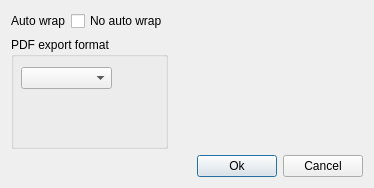
<?xml version="1.0" encoding="UTF-8"?>
<ui version="4.0">
 <class>SettingsInfoDialog</class>
 <widget class="QDialog" name="SettingsInfoDialog">
  <property name="geometry">
   <rect>
    <x>0</x>
    <y>0</y>
    <width>374</width>
    <height>188</height>
   </rect>
  </property>
  <property name="windowTitle">
   <string>Dialog</string>
  </property>
  <layout class="QGridLayout" name="gridLayout">
   <item row="0" column="0">
    <layout class="QHBoxLayout" name="horizontalLayout_2">
     <item>
      <widget class="QLabel" name="label">
       <property name="text">
        <string>Auto wrap</string>
       </property>
      </widget>
     </item>
     <item>
      <widget class="QCheckBox" name="noWrapCheckbox">
       <property name="text">
        <string>No auto wrap</string>
       </property>
      </widget>
     </item>
    </layout>
   </item>
   <item row="0" column="1">
    <spacer name="horizontalSpacer_2">
     <property name="orientation">
      <enum>Qt::Orientation::Horizontal</enum>
     </property>
     <property name="sizeHint" stdset="0">
      <size>
       <width>189</width>
       <height>20</height>
      </size>
     </property>
    </spacer>
   </item>
   <item row="1" column="0">
    <widget class="QGroupBox" name="pdfExportGroupBox">
     <property name="title">
      <string>PDF export format</string>
     </property>
     <widget class="QComboBox" name="pdfFormatComboBox">
      <property name="geometry">
       <rect>
        <x>10</x>
        <y>30</y>
        <width>91</width>
        <height>22</height>
       </rect>
      </property>
     </widget>
    </widget>
   </item>
   <item row="1" column="1">
    <spacer name="horizontalSpacer_3">
     <property name="orientation">
      <enum>Qt::Orientation::Horizontal</enum>
     </property>
     <property name="sizeHint" stdset="0">
      <size>
       <width>189</width>
       <height>20</height>
      </size>
     </property>
    </spacer>
   </item>
   <item row="2" column="0" colspan="2">
    <layout class="QHBoxLayout" name="horizontalLayout_3">
     <item>
      <spacer name="horizontalSpacer">
       <property name="orientation">
        <enum>Qt::Orientation::Horizontal</enum>
       </property>
       <property name="sizeHint" stdset="0">
        <size>
         <width>40</width>
         <height>20</height>
        </size>
       </property>
      </spacer>
     </item>
     <item>
      <layout class="QHBoxLayout" name="horizontalLayout">
       <item>
        <widget class="QPushButton" name="okPushButton">
         <property name="text">
          <string>Ok</string>
         </property>
        </widget>
       </item>
       <item>
        <widget class="QPushButton" name="cancelPushButton_2">
         <property name="text">
          <string>Cancel</string>
         </property>
        </widget>
       </item>
      </layout>
     </item>
    </layout>
   </item>
  </layout>
 </widget>
 <resources/>
 <connections/>
</ui>
